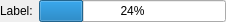
<?xml version="1.0" encoding="UTF-8"?>
<ui version="4.0">
 <class>CStatusProgress</class>
 <widget class="QWidget" name="CStatusProgress">
  <property name="geometry">
   <rect>
    <x>0</x>
    <y>0</y>
    <width>226</width>
    <height>21</height>
   </rect>
  </property>
  <property name="sizePolicy">
   <sizepolicy hsizetype="Preferred" vsizetype="Minimum">
    <horstretch>0</horstretch>
    <verstretch>0</verstretch>
   </sizepolicy>
  </property>
  <property name="windowTitle">
   <string/>
  </property>
  <layout class="QHBoxLayout" name="horizontalLayout">
   <property name="leftMargin">
    <number>0</number>
   </property>
   <property name="topMargin">
    <number>0</number>
   </property>
   <property name="rightMargin">
    <number>0</number>
   </property>
   <property name="bottomMargin">
    <number>0</number>
   </property>
   <item>
    <widget class="QLabel" name="label">
     <property name="text">
      <string>Label:</string>
     </property>
    </widget>
   </item>
   <item>
    <widget class="QProgressBar" name="progressBar">
     <property name="value">
      <number>24</number>
     </property>
    </widget>
   </item>
  </layout>
 </widget>
 <resources/>
 <connections/>
</ui>
